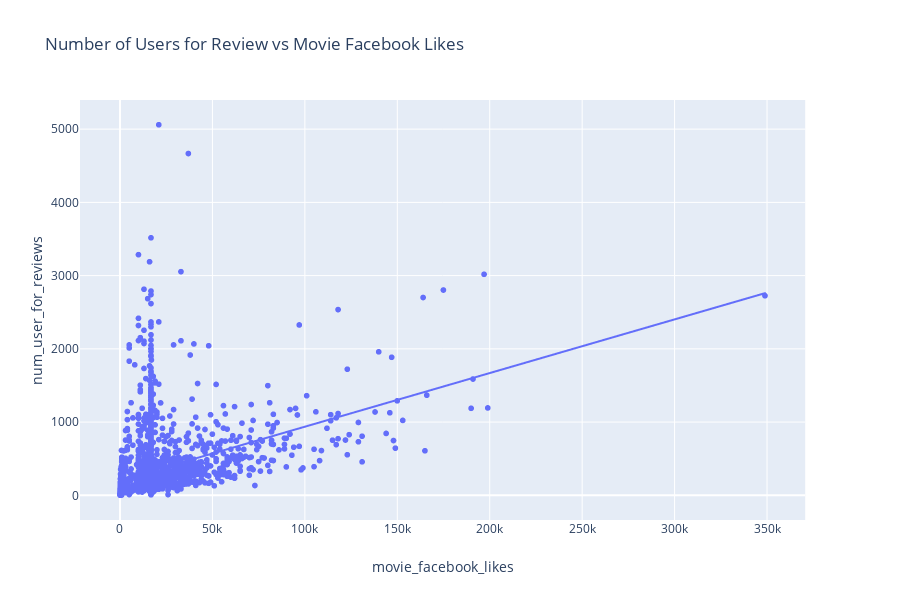

Notebook cell for this chart:
### Markdown cell above
## 4.7 Number of Users for Reviews vs IMDB Score

### Code cell
px.scatter(df, x="movie_facebook_likes", y="num_user_for_reviews",trendline = 'ols', hover_name = 'movie_title', title = 'Number of Users for Review vs Movie Facebook Likes')

### Figure 1 — Plotly figure (JSON) as saved in the notebook; plotly's stock layout.template omitted (floating-point values rounded to 4 significant figures; data arrays with more than 128 entries replaced by an {"elided": "..."} marker saying what was removed)
{"data": [{"hoverlabel": {"namelength": 0}, "hovertemplate": "<b>%{hovertext}</b><br><br>movie_facebook_likes=%{x}<br>num_user_for_reviews=%{y}", "hovertext": {"elided": "2713 str values"}, "legendgroup": "", "marker": {"color": "#636efa", "symbol": "circle"}, "mode": "markers", "name": "", "showlegend": false, "type": "scattergl", "x": {"elided": "2713 float values"}, "xaxis": "x", "y": {"elided": "2713 int values"}, "yaxis": "y"}, {"hoverlabel": {"namelength": 0}, "hovertemplate": "<b>OLS trendline</b><br>num_user_for_reviews = 0.007325 * movie_facebook_likes + 204.054960<br>R<sup>2</sup>=0.151127<br><br>movie_facebook_likes=%{x}<br>num_user_for_reviews=%{y} <b>(trend)</b>", "legendgroup": "", "marker": {"color": "#636efa", "symbol": "circle"}, "mode": "lines", "name": "", "showlegend": false, "type": "scattergl", "x": {"elided": "2713 float values"}, "xaxis": "x", "y": {"elided": "2713 float values"}, "yaxis": "y"}], "layout": {"height": 600, "legend": {"tracegroupgap": 0}, "title": {"text": "Number of Users for Review vs Movie Facebook Likes"}, "xaxis": {"anchor": "y", "domain": [0, 0.98], "title": {"text": "movie_facebook_likes"}}, "yaxis": {"anchor": "x", "domain": [0, 1], "title": {"text": "num_user_for_reviews"}}}}
